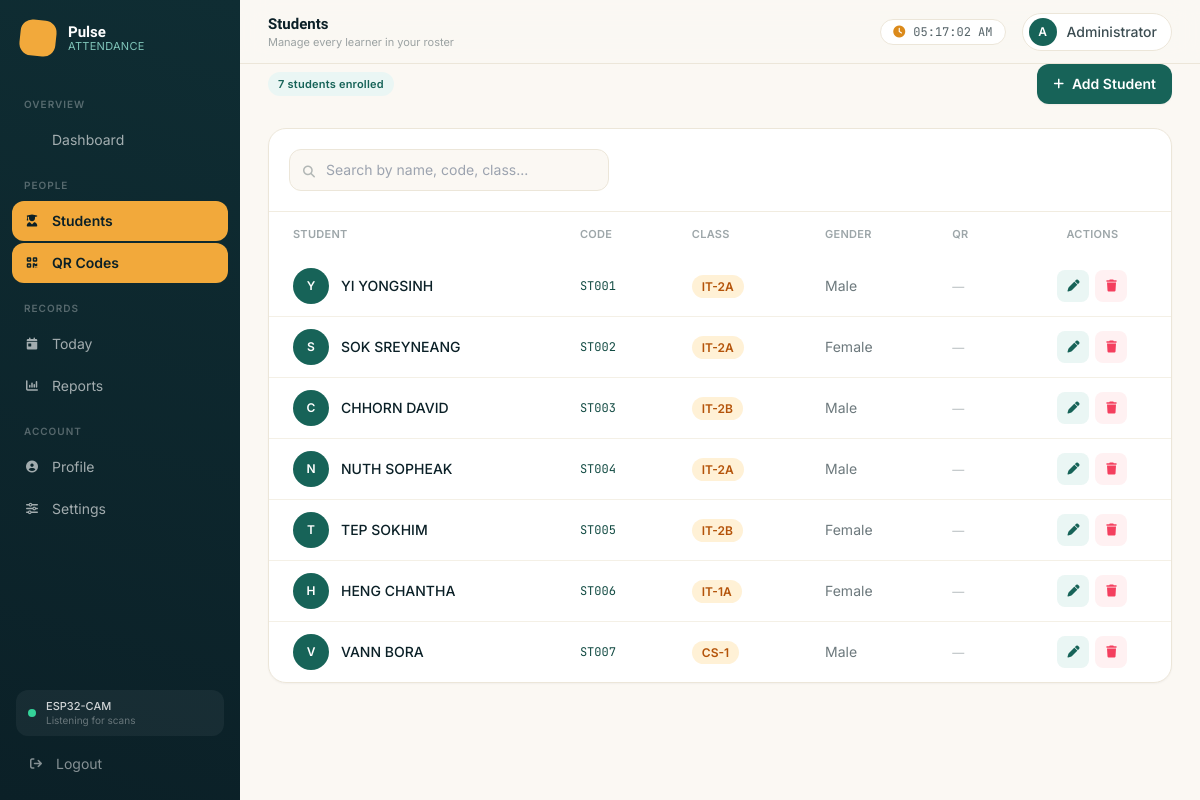
The page /project/students/index.php (signed in) on the database its author committed.
### tables this page shows
CREATE TABLE IF NOT EXISTS students (
    id INT AUTO_INCREMENT PRIMARY KEY,
    student_code VARCHAR(20) NOT NULL UNIQUE,
    full_name VARCHAR(150) NOT NULL,
    gender ENUM('Male','Female') DEFAULT 'Male',
    class_name VARCHAR(50) DEFAULT '',
    phone VARCHAR(50) DEFAULT '',
    qr_image VARCHAR(255) DEFAULT '',
    image_student VARCHAR(255) DEFAULT '',
    status ENUM('active','inactive') DEFAULT 'active',
    created_at TIMESTAMP DEFAULT CURRENT_TIMESTAMP
);

### project/students/index.php (the view, shortened to what this page needs)
<?php
require_once __DIR__ . '/../config/db.php';
$search = trim($_GET['search'] ?? '');
$where = '';
$students = $conn->query("SELECT * FROM students $where ORDER BY id ASC");
$total = $conn->query("SELECT COUNT(*) c FROM students")->fetch_assoc()['c'];
?>
<?php require_once __DIR__ . '/../includes/header.php'; ?>
<?php require_once __DIR__ . '/../includes/sider.php'; ?>
<?php require_once __DIR__ . '/../includes/navbar.php'; ?>
<main class="ml-60 pt-16 p-7 rise-in">
    <div class="flex items-center justify-between mb-6">
        <span class="chip chip-present"><?= $total ?> students enrolled</span>
        <a href="add.php" class="bg-teal-600 hover:bg-teal-700 text-white text-sm font-semibold px-4 py-2.5 rounded-xl flex items-center gap-2 transition shadow-sm">
            <i class="fas fa-plus text-xs"></i> Add Student
        </a>
    </div>
    <div class="panel overflow-hidden">
        <div class="p-5 border-b border-[#F1ECE0]">
            <form method="GET" class="relative max-w-xs">
                <span class="absolute left-3.5 top-1/2 -translate-y-1/2 text-ink/30"><i class="fas fa-magnifying-glass text-xs"></i></span>
                <input type="text" name="search" value="<?= htmlspecialchars($search) ?>" placeholder="Search by name, code, class..."
                       class="w-full pl-9 pr-4 py-2.5 bg-sand border border-[#ECE6D9] rounded-xl text-sm focus:outline-none focus:ring-2 focus:ring-teal-500/30"/>
            </form>
        </div>
        <div class="overflow-x-auto">
            <table class="w-full text-sm">
                <thead>
                    <tr class="text-ink/40 text-[11px] uppercase tracking-wide">
                        <th class="px-6 py-3 text-left font-semibold">Student</th>
                        <th class="px-6 py-3 text-left font-semibold">Code</th>
                        <th class="px-6 py-3 text-left font-semibold">Class</th>
                        <th class="px-6 py-3 text-left font-semibold">Gender</th>
                        <th class="px-6 py-3 text-left font-semibold">QR</th>
                        <th class="px-6 py-3 text-center font-semibold">Actions</th>
                    </tr>
                </thead>
                <tbody class="divide-y divide-[#F4F0E6]">
                    <?php if ($students && $students->num_rows > 0): while ($row = $students->fetch_assoc()): ?>
                    <tr class="panel-row transition">
                        <td class="px-6 py-3">
                            <div class="flex items-center gap-3">
                                <?php if ($row['image_student']): ?>
                                <img src="<?= BASE_URL ?>/asset/images/<?= htmlspecialchars($row['image_student']) ?>" class="w-9 h-9 rounded-full object-cover">
                                <?php else: ?>
                                <div class="w-9 h-9 rounded-full bg-teal-600 flex items-center justify-center text-white text-xs font-semibold">
                                    <?= strtoupper(substr($row['full_name'],0,1)) ?>
                                </div>
                                <?php endif; ?>
                                <span class="font-medium text-ink"><?= htmlspecialchars($row['full_name']) ?></span>
                            </div>
                        </td>
                        <td class="px-6 py-3 font-mono text-xs text-teal-700"><?= htmlspecialchars($row['student_code']) ?></td>
                        <td class="px-6 py-3"><span class="bg-amber-100 text-amber-700 text-xs font-semibold px-2.5 py-1 rounded-full"><?= htmlspecialchars($row['class_name']) ?></span></td>
                        <td class="px-6 py-3 text-ink/60"><?= htmlspecialchars($row['gender']) ?></td>
                        <td class="px-6 py-3">
                            <?php if ($row['qr_image']): ?>
                            <img src="<?= BASE_URL ?>/asset/images/<?= htmlspecialchars($row['qr_image']) ?>" class="w-9 h-9 object-contain">
                            <?php else: ?>
                            <span class="text-ink/30 text-xs">—</span>
                            <?php endif; ?>
                        </td>
                        <td class="px-6 py-3 text-center">
                            <div class="flex items-center justify-center gap-1.5">
                                <a href="edit.php?id=<?= $row['id'] ?>" class="w-8 h-8 bg-teal-50 hover:bg-teal-100 text-teal-600 rounded-lg flex items-center justify-center transition"><i class="fas fa-pen text-xs"></i></a>
                                <a href="index.php?delete=<?= $row['id'] ?>" onclick="return confirm('Remove this student?')" class="w-8 h-8 bg-rose-50 hover:bg-rose-100 text-rose-500 rounded-lg flex items-center justify-center transition"><i class="fas fa-trash text-xs"></i></a>
                            </div>
                        </td>
                    </tr>
                    <?php endwhile; else: ?>
                    <tr><td colspan="6" class="text-center py-14 text-ink/30"><i class="fas fa-user-graduate text-3xl mb-3 block"></i>No students found.</td></tr>
                    <?php endif; ?>
                </tbody>
            </table>
        </div>
    </div>
</main>
<?php require_once __DIR__ . '/../includes/footer.php'; ?>

### project/includes/header.php (style rules this page uses)
* { font-family:'Inter',sans-serif }
.font-mono { font-family:'JetBrains Mono',monospace }
body { background:#FBF8F3 }
.panel { background:#fff;border:1px solid #ECE6D9;border-radius:18px;box-shadow:0 1px 2px rgba(11,32,39,.04) }
.chip { display:inline-flex;align-items:center;gap:6px;font-size:11px;font-weight:600;padding:4px 10px;border-radius:999px;letter-spacing:.02em }
.chip-present { background:#EAF6F4;color:#176358 }
.rise-in { animation:riseIn .45s cubic-bezier(.16,1,.3,1) forwards }

### rows shown on the page
students: full_name "Y", full_name "YI YONGSINH", student_code "ST001", class_name "IT-2A", gender "Male"
students: full_name "S", full_name "SOK SREYNEANG", student_code "ST002", class_name "IT-2A", gender "Female"
students: full_name "C", full_name "CHHORN DAVID", student_code "ST003", class_name "IT-2B", gender "Male"
students: full_name "N", full_name "NUTH SOPHEAK", student_code "ST004", class_name "IT-2A", gender "Male"
students: full_name "T", full_name "TEP SOKHIM", student_code "ST005", class_name "IT-2B", gender "Female"
students: full_name "H", full_name "HENG CHANTHA", student_code "ST006", class_name "IT-1A", gender "Female"
students: full_name "V", full_name "VANN BORA", student_code "ST007", class_name "CS-1", gender "Male"

### other values the page prints
$page_title "Students"
$page_subtitle "Manage every learner in your roster"
substr($admin_name,0,1) "A"
$admin_name "Administrator"
$total "7"
